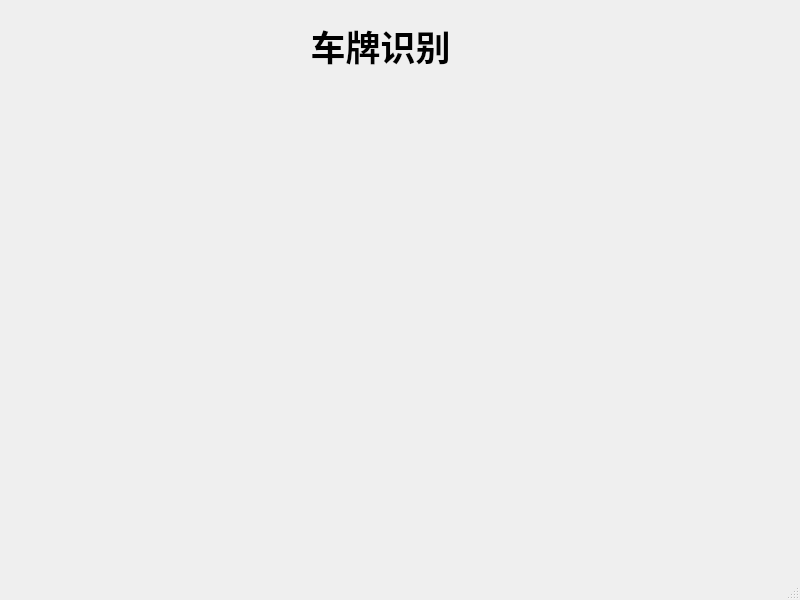
<?xml version="1.0" encoding="UTF-8"?>
<ui version="4.0">
 <class>Car</class>
 <widget class="QMainWindow" name="Car">
  <property name="geometry">
   <rect>
    <x>0</x>
    <y>0</y>
    <width>800</width>
    <height>600</height>
   </rect>
  </property>
  <property name="windowTitle">
   <string>Car</string>
  </property>
  <widget class="QWidget" name="centralwidget">
   <widget class="QLabel" name="label">
    <property name="geometry">
     <rect>
      <x>290</x>
      <y>10</y>
      <width>181</width>
      <height>71</height>
     </rect>
    </property>
    <property name="font">
     <font>
      <pointsize>26</pointsize>
      <bold>true</bold>
     </font>
    </property>
    <property name="text">
     <string>车牌识别</string>
    </property>
    <property name="alignment">
     <set>Qt::AlignCenter</set>
    </property>
   </widget>
  </widget>
  <widget class="QMenuBar" name="menubar">
   <property name="geometry">
    <rect>
     <x>0</x>
     <y>0</y>
     <width>800</width>
     <height>26</height>
    </rect>
   </property>
  </widget>
  <widget class="QStatusBar" name="statusbar"/>
 </widget>
 <resources/>
 <connections/>
</ui>
